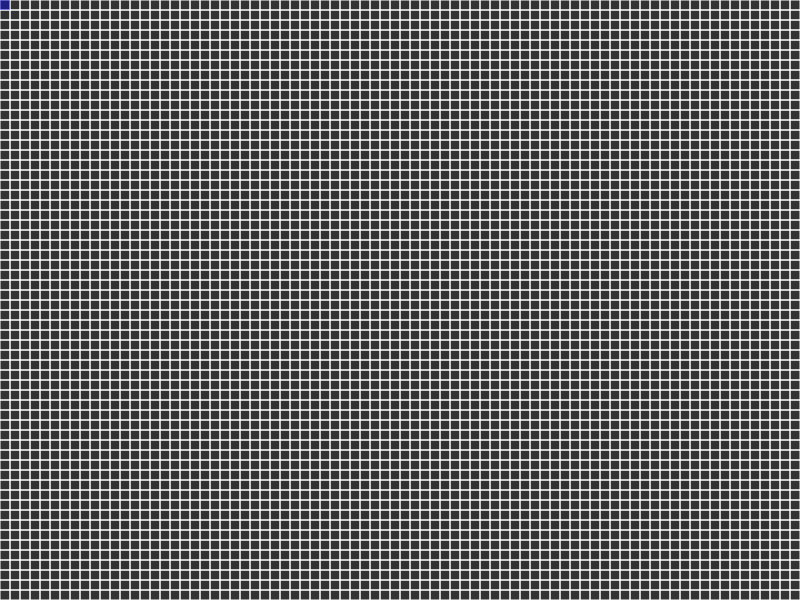
Frame 1 (no input)
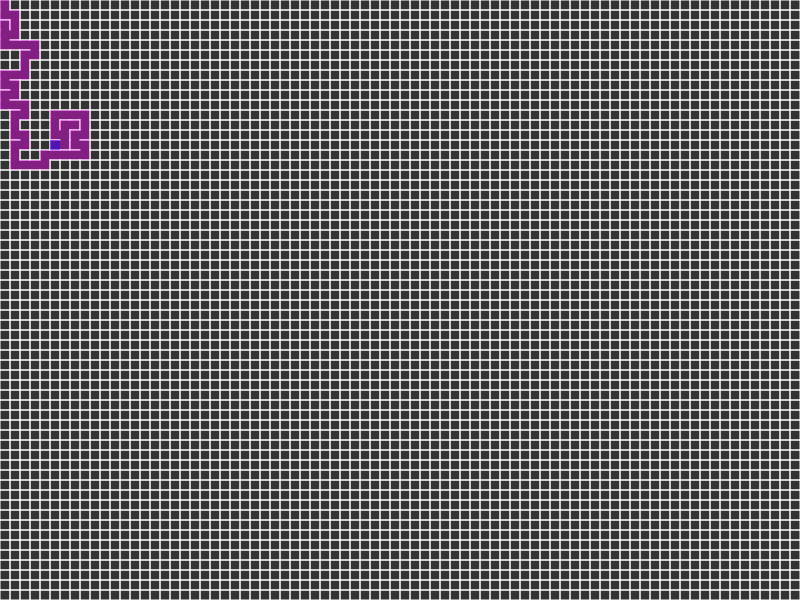
Frame 60 (no input)
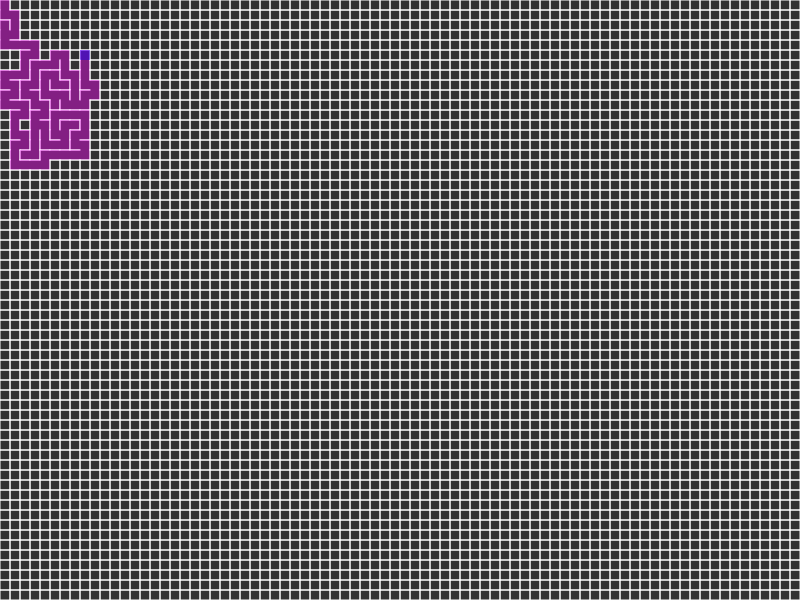
Frame 120 (the mouse pressed at the canvas centre since frame 60)

The p5.js sketch that drew these frames (run headless with seeded random() and noise() and a simulated clock; from frame 60 on, the mouse is pressed at the canvas centre):

// p5.js sketch
// ── sketch.js
	
	let cols, rows;
	let w = 10;
	let grid = [];
	
	let current;
	
	let stack = [];
	
	function setup() {
		createCanvas(800, 600);
		
		cols = floor(width / w);
		rows = floor(height / w);
		
		for(let y = 0; y < rows; y++) {
			for(let x = 0; x < cols; x++) {
				let cell = new Cell(x, y);
				grid.push(cell);
			}
		}
		
		current = grid[0];
	}
	
	function draw() {
		background(51);
		
		for(let i = 0; i < grid.length; i++) {
			grid[ i ].show();
		}
		
		// step 1
		current.visited = true;
		current.highlight();
		let next = current.checkNeighbors();
		
		if(next) {
			next.visited = true;
			
			// step 2
			stack.push(current);
			
			// step 3
			removeWalls(current, next);
			
			// step 4
			current = next;
		} else if(stack.length) {
			current = stack.pop();
		}
	}
	
	function removeWalls(a, b) {
		let x = (a.i - b.i);
		
		if(x === 1) {
			a.walls[3] = false;
			b.walls[1] = false;
		} else if(x === -1) {
			a.walls[1] = false;
			b.walls[3] = false;
		}
		
		let y = (a.j - b.j);
		
		if(y === 1) {
			a.walls[0] = false;
			b.walls[2] = false;
		} else if(y === -1) {
			a.walls[2] = false;
			b.walls[0] = false;
		}
	}
	
// ── cell.js
	
	class Cell {
		constructor(i, j) {
			this.i = i;
			this.j = j;
			this.walls = [true, true, true, true];
			this.visited = false;
		}
		
		checkNeighbors() {
			let neighbors = [];
			
			let top    = grid[ this.index(this.i    , this.j - 1) ];
			let right  = grid[ this.index(this.i + 1, this.j    ) ];
			let bottom = grid[ this.index(this.i    , this.j + 1) ];
			let left   = grid[ this.index(this.i - 1, this.j    ) ];
			
			if(top && !top.visited) {
				neighbors.push(top);
			}
			
			if(right && !right.visited) {
				neighbors.push(right);
			}
			
			if(bottom && !bottom.visited) {
				neighbors.push(bottom);
			}
			
			if(left && !left.visited) {
				neighbors.push(left);
			}
			
			if(neighbors.length) {
				let r = floor(random(0, neighbors.length));
				
				return neighbors[ r ];
			} else {
				return undefined;
			}
		}
		
		highlight() {
			let x = (this.i * w);
			let y = (this.j * w);
			
			noStroke();
			fill(0, 0, 255, 100);
			rect(x, y, w, w);
		}
		
		show() {
			let x = (this.i * w);
			let y = (this.j * w);
			
			stroke(255);
			
			if(this.walls[0]) {
				line(x    , y    , x + w, y    );   // top
			}
			
			if(this.walls[1]) {
				line(x + w, y    , x + w, y + w);   // right
			}
			
			if(this.walls[2]) {
				line(x + w, y + w, x    , y + w);   // bottom
			}
			
			if(this.walls[3]) {
				line(x    , y + w, x    , y    );   // left
			}
			
			if(this.visited) {
				fill(255, 0, 255, 100);
				noStroke();
				rect(x, y, w, w);
			}
		}
		
		index(i, j) {
			if((i < 0) || (j < 0) || (i > (cols - 1)) || (j > (rows - 1))) {
				return -1;
			}
			
			return (i + (j * cols));
		}
	}
	
